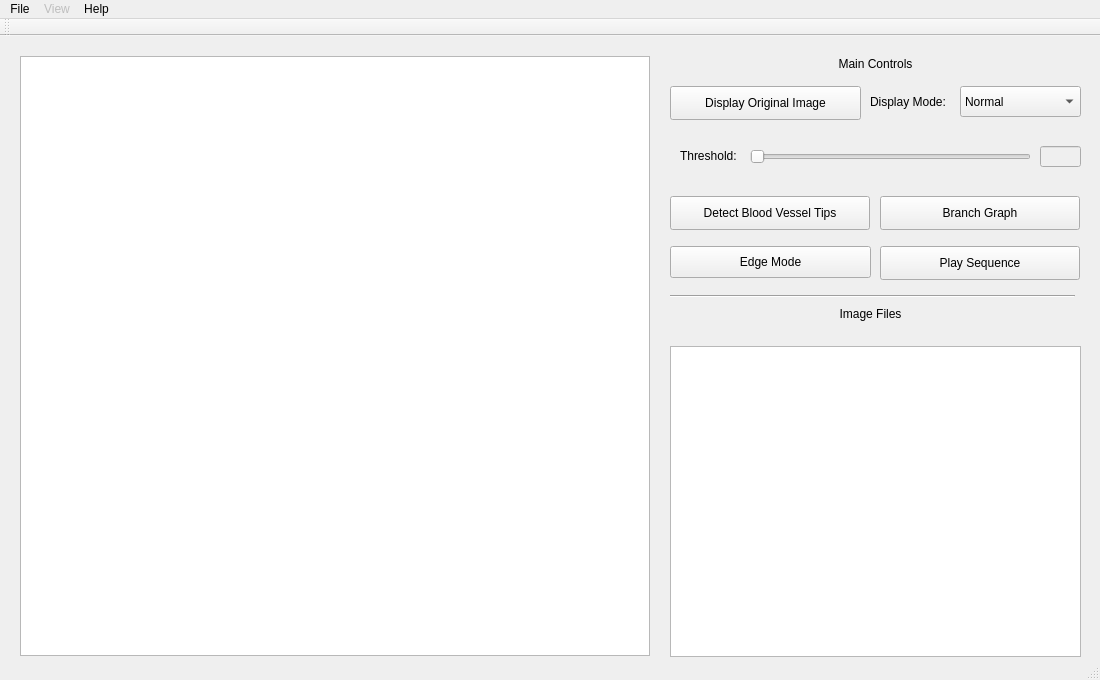
<?xml version="1.0" encoding="UTF-8"?>
<ui version="4.0">
 <class>MainWindow</class>
 <widget class="QMainWindow" name="MainWindow">
  <property name="geometry">
   <rect>
    <x>0</x>
    <y>0</y>
    <width>1100</width>
    <height>680</height>
   </rect>
  </property>
  <property name="windowTitle">
   <string>Visualization of Directional Blood Vessels</string>
  </property>
  <widget class="QWidget" name="centralWidget">
   <widget class="QGraphicsView" name="graphicsView">
    <property name="geometry">
     <rect>
      <x>20</x>
      <y>20</y>
      <width>630</width>
      <height>600</height>
     </rect>
    </property>
   </widget>
   <widget class="QLabel" name="threshold_label">
    <property name="geometry">
     <rect>
      <x>680</x>
      <y>110</y>
      <width>81</width>
      <height>20</height>
     </rect>
    </property>
    <property name="text">
     <string>Threshold:</string>
    </property>
   </widget>
   <widget class="QSlider" name="threshold_horizontalSlider">
    <property name="geometry">
     <rect>
      <x>750</x>
      <y>110</y>
      <width>281</width>
      <height>22</height>
     </rect>
    </property>
    <property name="maximum">
     <number>255</number>
    </property>
    <property name="orientation">
     <enum>Qt::Horizontal</enum>
    </property>
   </widget>
   <widget class="QComboBox" name="imageMode_comboBox">
    <property name="geometry">
     <rect>
      <x>960</x>
      <y>50</y>
      <width>121</width>
      <height>31</height>
     </rect>
    </property>
    <property name="insertPolicy">
     <enum>QComboBox::InsertAtBottom</enum>
    </property>
    <property name="frame">
     <bool>true</bool>
    </property>
    <item>
     <property name="text">
      <string>Normal</string>
     </property>
    </item>
    <item>
     <property name="text">
      <string>Contour</string>
     </property>
    </item>
   </widget>
   <widget class="QLabel" name="imageMode_label">
    <property name="geometry">
     <rect>
      <x>870</x>
      <y>50</y>
      <width>91</width>
      <height>31</height>
     </rect>
    </property>
    <property name="text">
     <string>Display Mode:</string>
    </property>
   </widget>
   <widget class="QLineEdit" name="threshold_lineEdit">
    <property name="enabled">
     <bool>false</bool>
    </property>
    <property name="geometry">
     <rect>
      <x>1040</x>
      <y>110</y>
      <width>41</width>
      <height>21</height>
     </rect>
    </property>
    <property name="alignment">
     <set>Qt::AlignRight|Qt::AlignTrailing|Qt::AlignVCenter</set>
    </property>
   </widget>
   <widget class="QListWidget" name="imageFiles_listWidget">
    <property name="geometry">
     <rect>
      <x>670</x>
      <y>310</y>
      <width>411</width>
      <height>311</height>
     </rect>
    </property>
   </widget>
   <widget class="QLabel" name="imageFiles_label">
    <property name="geometry">
     <rect>
      <x>830</x>
      <y>270</y>
      <width>81</width>
      <height>16</height>
     </rect>
    </property>
    <property name="text">
     <string>Image Files</string>
    </property>
    <property name="alignment">
     <set>Qt::AlignCenter</set>
    </property>
   </widget>
   <widget class="QPushButton" name="animate_pushButton">
    <property name="enabled">
     <bool>true</bool>
    </property>
    <property name="geometry">
     <rect>
      <x>880</x>
      <y>210</y>
      <width>200</width>
      <height>34</height>
     </rect>
    </property>
    <property name="text">
     <string>Play Sequence</string>
    </property>
   </widget>
   <widget class="QPushButton" name="tipDetect_pushButton">
    <property name="enabled">
     <bool>true</bool>
    </property>
    <property name="geometry">
     <rect>
      <x>670</x>
      <y>160</y>
      <width>200</width>
      <height>34</height>
     </rect>
    </property>
    <property name="text">
     <string>Detect Blood Vessel Tips</string>
    </property>
   </widget>
   <widget class="QPushButton" name="displayOrigImage_pushButton">
    <property name="geometry">
     <rect>
      <x>670</x>
      <y>50</y>
      <width>191</width>
      <height>34</height>
     </rect>
    </property>
    <property name="cursor">
     <cursorShape>ArrowCursor</cursorShape>
    </property>
    <property name="toolTip">
     <string/>
    </property>
    <property name="toolTipDuration">
     <number>-1</number>
    </property>
    <property name="whatsThis">
     <string/>
    </property>
    <property name="text">
     <string>Display Original Image</string>
    </property>
   </widget>
   <widget class="Line" name="divider_line">
    <property name="geometry">
     <rect>
      <x>670</x>
      <y>250</y>
      <width>405</width>
      <height>20</height>
     </rect>
    </property>
    <property name="orientation">
     <enum>Qt::Horizontal</enum>
    </property>
   </widget>
   <widget class="QPushButton" name="edgeButton">
    <property name="enabled">
     <bool>true</bool>
    </property>
    <property name="geometry">
     <rect>
      <x>670</x>
      <y>210</y>
      <width>201</width>
      <height>32</height>
     </rect>
    </property>
    <property name="text">
     <string>Edge Mode</string>
    </property>
   </widget>
   <widget class="QPushButton" name="branchGraph">
    <property name="enabled">
     <bool>true</bool>
    </property>
    <property name="geometry">
     <rect>
      <x>880</x>
      <y>160</y>
      <width>200</width>
      <height>34</height>
     </rect>
    </property>
    <property name="text">
     <string>Branch Graph</string>
    </property>
   </widget>
   <widget class="QLabel" name="label">
    <property name="geometry">
     <rect>
      <x>830</x>
      <y>20</y>
      <width>91</width>
      <height>16</height>
     </rect>
    </property>
    <property name="text">
     <string>Main Controls</string>
    </property>
    <property name="alignment">
     <set>Qt::AlignCenter</set>
    </property>
   </widget>
  </widget>
  <widget class="QToolBar" name="mainToolBar">
   <property name="acceptDrops">
    <bool>false</bool>
   </property>
   <attribute name="toolBarArea">
    <enum>TopToolBarArea</enum>
   </attribute>
   <attribute name="toolBarBreak">
    <bool>false</bool>
   </attribute>
  </widget>
  <widget class="QMenuBar" name="menuBar">
   <property name="geometry">
    <rect>
     <x>0</x>
     <y>0</y>
     <width>1100</width>
     <height>22</height>
    </rect>
   </property>
   <widget class="QMenu" name="menuFile">
    <property name="title">
     <string>File</string>
    </property>
    <addaction name="actionOpen"/>
    <addaction name="actionSave"/>
   </widget>
   <widget class="QMenu" name="menuView">
    <property name="enabled">
     <bool>false</bool>
    </property>
    <property name="title">
     <string>View</string>
    </property>
    <widget class="QMenu" name="menuZoom">
     <property name="title">
      <string>Zoom</string>
     </property>
     <addaction name="actionZoom_In_"/>
     <addaction name="actionZoom_Out"/>
    </widget>
    <addaction name="actionFit_to_Window"/>
    <addaction name="menuZoom"/>
   </widget>
   <widget class="QMenu" name="menuHelp">
    <property name="title">
     <string>Help</string>
    </property>
    <addaction name="actionView_Documentation"/>
   </widget>
   <addaction name="menuFile"/>
   <addaction name="menuView"/>
   <addaction name="menuHelp"/>
  </widget>
  <widget class="QStatusBar" name="statusBar"/>
  <action name="actionOpen">
   <property name="text">
    <string>Open</string>
   </property>
   <property name="shortcut">
    <string>Ctrl+O</string>
   </property>
  </action>
  <action name="actionSave">
   <property name="text">
    <string>Save</string>
   </property>
   <property name="shortcut">
    <string>Ctrl+S</string>
   </property>
  </action>
  <action name="actionFit_to_Window">
   <property name="text">
    <string>Fit to Window</string>
   </property>
   <property name="shortcut">
    <string>Ctrl+F</string>
   </property>
  </action>
  <action name="actionZoom_Out">
   <property name="text">
    <string>Zoom Out</string>
   </property>
   <property name="shortcut">
    <string>Meta+-</string>
   </property>
  </action>
  <action name="actionZoom_In_">
   <property name="text">
    <string>Zoom In</string>
   </property>
   <property name="shortcut">
    <string>Meta+=</string>
   </property>
  </action>
  <action name="actionBlood_Vessel_Tips_Selector">
   <property name="checkable">
    <bool>true</bool>
   </property>
   <property name="text">
    <string>Blood Vessel Tips Selector</string>
   </property>
  </action>
  <action name="actionView_Documentation">
   <property name="text">
    <string>View Documentations</string>
   </property>
   <property name="toolTip">
    <string>View Documentations</string>
   </property>
   <property name="shortcut">
    <string>Ctrl+H</string>
   </property>
  </action>
 </widget>
 <layoutdefault spacing="6" margin="11"/>
 <resources/>
 <connections/>
</ui>
